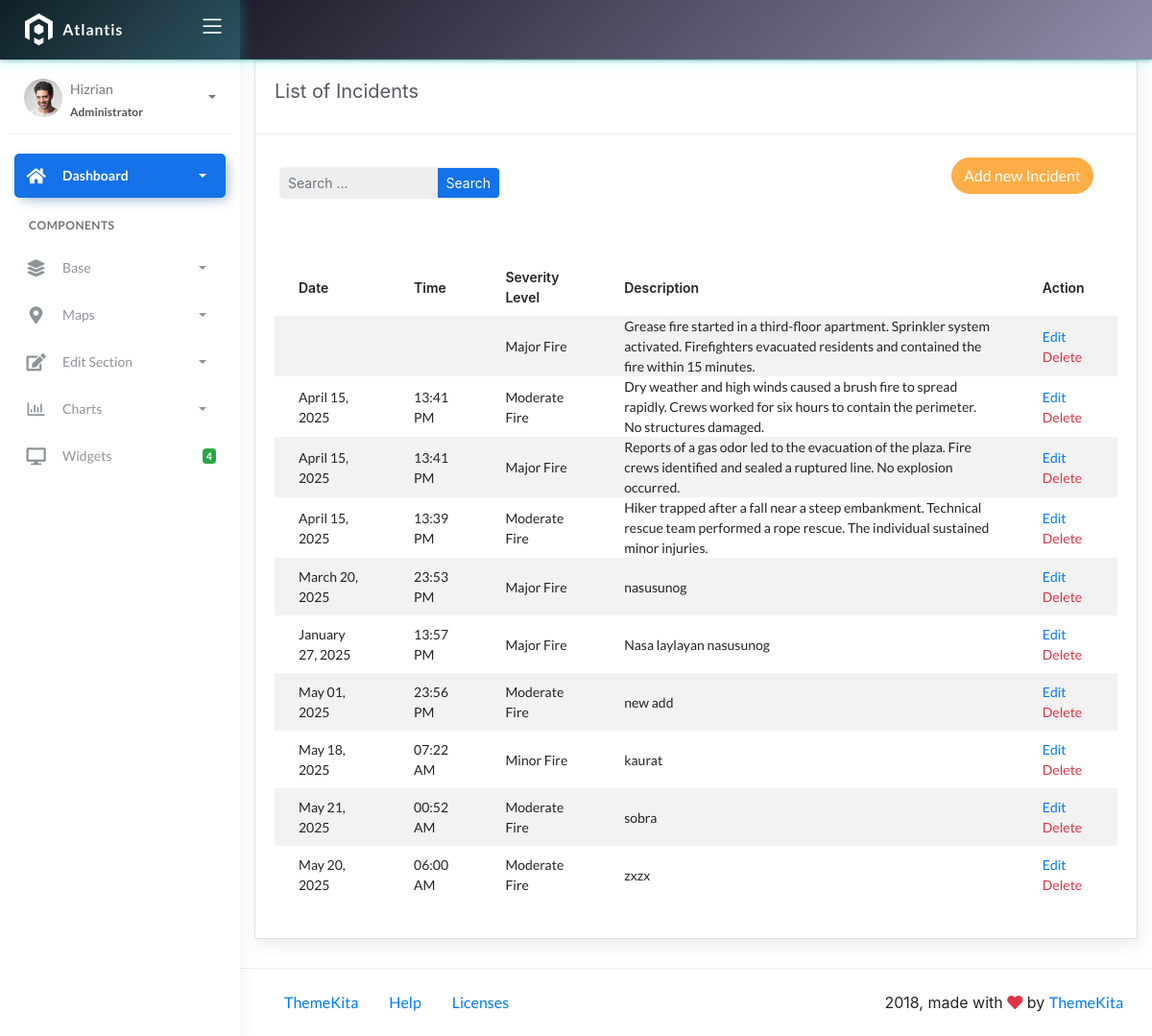
Page /incidents/ on the committed database.
### fire/models.py (models this page shows)
class BaseModel(models.Model):
    created_at = models.DateTimeField(auto_now_add=True, db_index=True)
    updated_at = models.DateTimeField(auto_now=True)
    class Meta:
        abstract = True

class Incident(BaseModel):
    SEVERITY_CHOICES = (
        ('Minor Fire', 'Minor Fire'),
        ('Moderate Fire', 'Moderate Fire'),
        ('Major Fire', 'Major Fire'),
    )
    location = models.ForeignKey(Locations, on_delete=models.CASCADE)
    date_time = models.DateTimeField(blank=True, null=True)
    severity_level = models.CharField(max_length=45, choices=SEVERITY_CHOICES)
    description = models.CharField(max_length=250)
    response_time = models.IntegerField(null=True, blank=True)

### fire/views.py (the view, shortened to what this page needs)
# urls.py: path('incidents/', IncidentListView.as_view(), name='incident-list'),
class IncidentListView(ListView):
    model = Incident
    template_name = 'incident_list.html'
    context_object_name = 'object_list'
    paginate_by = 10
    def get_queryset(self, *args, **kwargs):
        qs = super().get_queryset(*args, **kwargs)
        query = self.request.GET.get("q")
        return qs

### templates/incident_list.html (shortened to what this page needs)
{% extends 'base.html' %}
{% load static %}
{% block content %}
<div class="content">
  <div class="container-fluid">
     <div class="row">
      <div class="col-md-12">
        <div class="card">
         <div class="card-header">
           <div class="card-title">List of Incidents</div>
        </div>
        <br>
        <div class="col-md-12 row">
          <div class="col-md-4">
            <form class="navbar-left navbar-form nav-search mr-md-3" action="{% url 'incident-list' %}">
              <div class="form-group">
                <div class="input-group">
                  <input type="text" id="search" placeholder="Search ..." class="form-control form-control-sm" name="q" />
                  <div class="input-group-append">
                    <button class="btn btn-sm btn-primary" type="submit">Search</button>
                  </div>
                </div>
              </div>
            </form>
          </div>
          <div class="col-md-2">
          </div>
          <div class="col-md-6">
            <div class="pull-right">
              <a href="{% url 'incident-add' %}" class="btn btn-warning btn-rounded">Add new Incident</a>
            </div>
          </div>
        </div>
        <div class="card-body">
          <table class="table table-striped mt-3">
            <thead>
              <tr>
                <th scope="col">Date</th>
                <th scope="col">Time</th>
                <th scope="col">Severity Level</th>
                <th scope="col">Description</th>
                <th scope="col">Action</th>
              </tr>
            </thead>
            <tbody>
              {% for object in object_list %}
              <tr>
                <td>{{ object.date_time|date:"F d, Y" }}</td>
                <td>{{ object.date_time|time:"H:i A" }}</td>
                <td>{{ object.severity_level }}</td>
                <td>{{ object.description }}</td>
                <td>
                  <a href="{% url 'incident-update' object.id %}">Edit</a>
                  <a href="{% url 'incident-delete' object.id %}" class="text-danger">Delete</a>
                </td>
              </tr>
              {% empty %}
              <tr>
                <td colspan="5" style="text-align: center">
                  <p class="text-sm font-weight-bold mb-0">No Records Found.</p>
                </td>
              </tr>
              {% endfor %}
            </tbody>
          </table>
        </div>
      </div>
    </div>
  </div>
</div>
{% endblock %}

### rows in the picture
Incident: severity_level "Major Fire", description "Grease fire started in a third-floor apartment. Sprinkler system activated. Firefighters evacuated residents and contained the fire within 15 minutes."
Incident: date_time "April 15, 2025", date_time "13:41 PM", severity_level "Moderate Fire", description "Dry weather and high winds caused a brush fire to spread rapidly. Crews worked for six hours to contain the perimeter. No structures damaged."
Incident: date_time "April 15, 2025", date_time "13:41 PM", severity_level "Major Fire", description "Reports of a gas odor led to the evacuation of the plaza. Fire crews identified and sealed a ruptured line. No explosion occurred."
Incident: date_time "April 15, 2025", date_time "13:39 PM", severity_level "Moderate Fire", description "Hiker trapped after a fall near a steep embankment. Technical rescue team performed a rope rescue. The individual sustained minor injuries."
Incident: date_time "March 20, 2025", date_time "23:53 PM", severity_level "Major Fire", description "nasusunog"
Incident: date_time "January 27, 2025", date_time "13:57 PM", severity_level "Major Fire", description "Nasa laylayan nasusunog"
Incident: date_time "May 01, 2025", date_time "23:56 PM", severity_level "Moderate Fire", description "new add"
Incident: date_time "May 18, 2025", date_time "07:22 AM", severity_level "Minor Fire", description "kaurat"
Incident: date_time "May 21, 2025", date_time "00:52 AM", severity_level "Moderate Fire", description "sobra"
Incident: date_time "May 20, 2025", date_time "06:00 AM", severity_level "Moderate Fire", description "zxzx"
